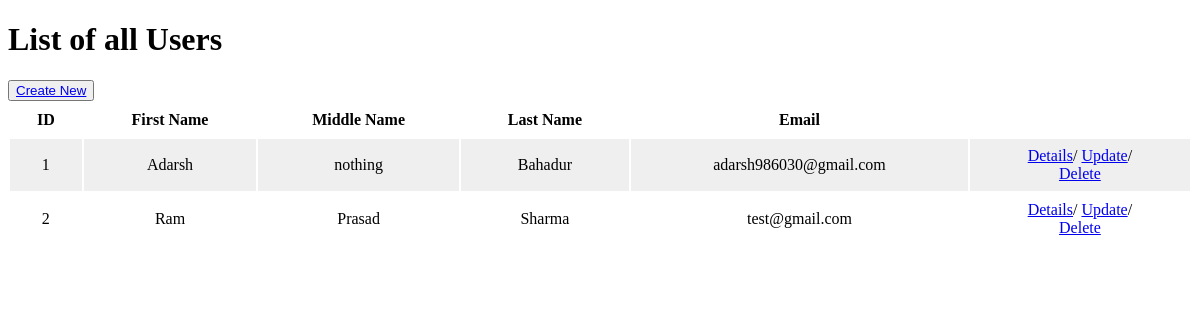
/classbased/list/, run on an earlier commit of the app's database.
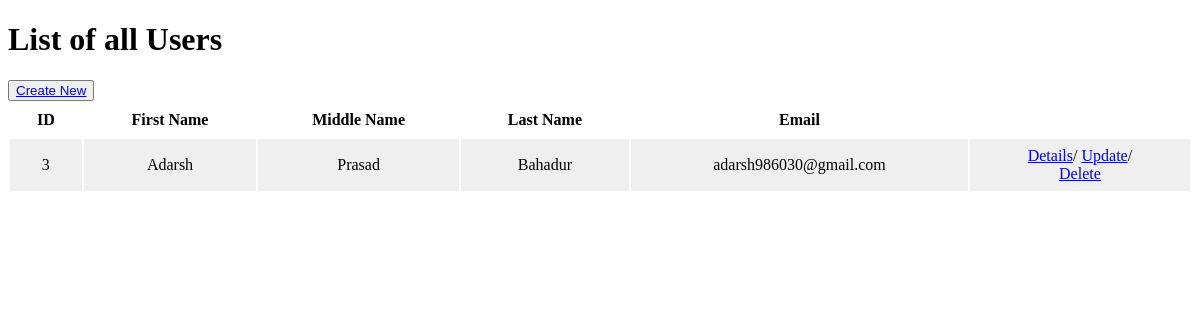
And on a later commit of the database.
### classbased/models.py (models this page shows)
class UserInfo(models.Model):
    first_name = models.CharField(max_length=100)
    middle_name = models.CharField(max_length=100, blank=True)
    last_name = models.CharField(max_length=100)
    email = models.EmailField()
    dob = models.DateField()
    bio = models.TextField()
    def __str__(self):
        return self.email

### classbased/crud_views.py (the view)
# urls.py: path('list/', List.as_view(), name='list'),
class List(ListView):
    template_name = 'classbased/list.html'
    model = UserInfo
    context_object_name = 'data'

### classbased/templates/classbased/list.html (shortened to what this page needs)
<!DOCTYPE html>
<html lang="en">
    <head>
    </head>
    <body>
        <h1>List of all Users</h1>
        <button><a href="{% url 'classbased:create' %}">Create New</a></button>
        <table>
            <tr>
                <th>ID</th>
                <th>First Name</th>
                <th>Middle Name</th>
                <th>Last Name</th>
                <th>Email</th>
            </tr>
            {% for item in data %}
            <tr>
                <td>{{item.id}}</td>
                <td>{{item.first_name}}</td>
                {% if not item.middle_name %}
                <td>-</td>
                {% else %}
                <td>{{item.middle_name}}</td>
                {% endif %}
                <td>{{item.last_name}}</td>
                <td>{{item.email}}</td>
                <td>
                    <a href="{% url 'classbased:detail' item.id %}">Details</a>/
                    <a href="{% url 'classbased:update' item.id %}">Update</a>/
                    <form
                        action="/classbased/delete/{{item.id}}"
                        method="post"
                        id="form-delete"
                    >
                        <a
                            href="#"
                            onclick="document.getElementById('form-delete').submit()"
                            >Delete
                        </a>
                    </form>
                </td>
            </tr>
            {% endfor %}
        </table>
    </body>
</html>

### classbased/templates/classbased/list.html (style rules this page uses)
table { width: 100%; text-align: center; }
td, th { padding: 8px 12px; }
tr:nth-child(2n) { background-color: #efefef; }

What changed in the data, as far as the page shows it:
removed UserInfo: id "1", first_name "Adarsh", middle_name "nothing", last_name "Bahadur", email "adarsh986030@gmail.com"
removed UserInfo: id "2", first_name "Ram", middle_name "Prasad", last_name "Sharma", email "test@gmail.com"
added UserInfo: id "3", first_name "Adarsh", middle_name "Prasad", last_name "Bahadur", email "adarsh986030@gmail.com"
